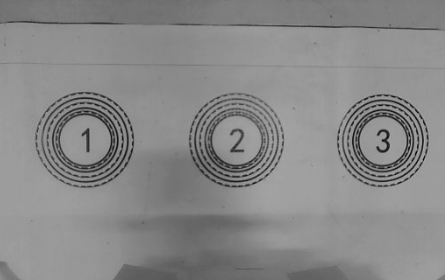
#> input picture vision/maixcam_ring/test_data/live_complete.png, 445 x 280 px
$ python middle_ring.py --image test_data/live_complete.png
#> lines starting #> are read from the running program, lines starting #| are printed output that depends on the picture; after the words box and inside, x2 and y2 are one past the last pixel; in counts of white or black regions, pixels touching at a corner belong together; long printed decimals are rounded
"""MaixCAM 俯视三组同心圆：识别/锁定中间组，串口发送视觉纠偏误差。

独立上传本文件即可运行，需要 MaixPy v4 的 cv2/numpy。
电脑照片验证：python middle_ring.py --image photo.jpg --output result.png
"""
import argparse
import itertools
import json
import math
from pathlib import Path
import time

import cv2
import numpy as np

CAM_WIDTH, CAM_HEIGHT, CAM_FPS = 480, 360, 30
RING_BUILD = '2026-10-15-occupied-resources-v18'
ADAPTIVE_BLOCK = 25
ADAPTIVE_C = 7
WEAK_MIDDLE_RECOVERY_ENABLED = True
OCCUPIED_RING_RECOVERY_ENABLED = True
MIN_ELLIPSE_AXIS = 10.0
MIN_ELLIPSE_ASPECT = 0.35
MAX_FIT_ERROR = 0.10
MIN_CONTOUR_FILL = 0.78
MIN_RING_LEVELS = 3
MIN_RADIUS_SPAN = 0.18
MIN_PARTIAL_ARC_DEG = 100.0
MAX_PARTIAL_FIT_ERROR = 0.04
MAX_PARTIAL_FIT_P95 = 0.08
PARTIAL_BORDER_MARGIN = 2
MAX_CONTOURS = 350
MOMENT_ELLIPSES_ENABLED = True  # 闭合轮廓面积矩，避免逐环通用椭圆求解；False 可对比旧路径。
ACQUIRE_FRAMES = 3
TRACK_MEMORY_S = 0.35
TRACK_MEMORY_MAX_S = 1.0  # 仅用于身份关联，绝不复用旧坐标输出。
PREVIEW_ENABLED = True
PREVIEW_FPS = 5
PREVIEW_JPEG_QUALITY = 75
PERF_LOG_INTERVAL_S = 2.0
ROI_TRACKING_ENABLED = True
GLOBAL_VERIFY_INTERVAL_S = 1.0
ROI_TEMPLATE_MIN_SCORE = 0.86
MOTION_PREDICTION_ENABLED = True
POSITION_SMOOTHING_ENABLED = True
PREDICTION_HORIZON_S = 0.15
SMOOTH_MAX_LAG_PX = 1.0  # 滤波偏离当前实测值最多1图像像素。
ALIGN_TOLERANCE_SCREEN_PX = 5.0
ALIGN_STABLE_FRAMES = 5
# 用户指定屏幕中心；可配置中心的偏置，但当前为零。
TARGET_OFFSET_SCREEN_PX = (0.0, 0.0)
UART_ENABLED = True
UART_PORT = "/dev/ttyS0"
UART_PIN_FUNCTIONS = {"A16": "UART0_TX", "A17": "UART0_RX"}
UART_BAUDRATE, UART_SEND_HZ = 115200, 20


# LIGHT_GPIO_BEGIN
LIGHT_PIN = "A19"
LIGHT_GPIO = "GPIOA19"
LIGHT_OFF_LEVEL = 0  # 按高电平使能灯板；低电平使能板需改为1。
LIGHT_PWM_ENABLED = False  # 由各入口配置 GPIO/PWM；亮度为灯板占空比。
LIGHT_PWM_ID, LIGHT_PWM_FREQ_HZ = 7, 20000
LIGHT_BRIGHTNESS_PERCENT = 50.0


# [14 lines left out: function _init_light, not called in this run]


def init_light_on(gpio, pinmap, err):
    return _init_light(gpio, pinmap, err, True)


def init_light_off(gpio, pinmap, err):
    return _init_light(gpio, pinmap, err, False)


class _PwmLight:
    def __init__(self,output,gpio,pinmap,err):
        self.output,self.gpio,self.pinmap,self.err=output,gpio,pinmap,err
        self.off_gpio=None

    # [65 lines left out: functions set_brightness, value, _init_pwm_light, light_off_on_exit, not called in this run]
# LIGHT_GPIO_END# UART_PROTOCOL8_BEGIN
import math
import struct


PROTOCOL8_HEAD = 0x6B
MAT_PX, RING_PX, PLATE_PX = 0x02, 0x03, 0x09
# UI/比赛编号：5黑、6浅蓝；工程线协议：5浅蓝、6黑。
PROTOCOL_COLOR_IDS = (0, 1, 2, 3, 4, 6, 5)
PROTOCOL8_PARTIAL_TIMEOUT_S = 0.050
PROTOCOL8_RECOVERY_S = 0.055


# [57 lines left out: functions crc8, fixed10, make_frame, encode_pixel_frame, not called in this run]


class Protocol8Sender:
    """有界短写缓存；失效优先；恢复时等待接收器半帧超时，不注入 CRLF。"""
    # [54 lines left out: functions __init__, image_sequence, _abandon, _flush, send_packet, not called in this run]
# UART_PROTOCOL8_END

def image_fit_geometry(fw, fh, sw, sh):
    scale = min(sw / fw, sh / fh)
    return (sw - fw * scale) / 2, (sh - fh * scale) / 2, scale


def screen_error(center, frame_size, screen_size):
    fw, fh = frame_size
    sw, sh = screen_size
    left, top, scale = image_fit_geometry(fw, fh, sw, sh)
    sx, sy = left + center[0] * scale, top + center[1] * scale
    return (sx - sw / 2 - TARGET_OFFSET_SCREEN_PX[0],
            sh / 2 - sy - TARGET_OFFSET_SCREEN_PX[1])


def moment_ellipse(moments):
    """闭合椭圆内部协方差的特征值为 a²/4、b²/4，标量解 2×2。

    使用面积矩而非边界采样密度；边界缺损/非椭圆仍须通过后续 fill/residual 检查。
    """
    area = moments["m00"]
    if area <= 0:
        return None
    xx, xy, yy = moments["mu20"] / area, moments["mu11"] / area, moments["mu02"] / area
    gap = math.hypot(xx - yy, 2 * xy)
    major, minor = (xx + yy + gap) / 2, (xx + yy - gap) / 2
    if minor <= 0 or not all(math.isfinite(v) for v in (major, minor)):
        return None
    center = moments["m10"] / area, moments["m01"] / area
    axes = 4 * math.sqrt(major), 4 * math.sqrt(minor)
    angle = math.degrees(0.5 * math.atan2(2 * xy, xx - yy))
    return center, axes, angle


def ellipse_candidate(contour, shape, bounds=None, area=None):
    h, w = shape
    if len(contour) < 12:
        return None
    x, y, bw, bh = bounds if bounds is not None else cv2.boundingRect(contour)
    if min(bw, bh) < MIN_ELLIPSE_AXIS or max(bw, bh) > min(h, w) * 0.85:
        return None
    if x <= 0 or y <= 0 or x + bw >= w or y + bh >= h:
        return None
    area = abs(cv2.contourArea(contour)) if area is None else area
    # 允许的椭圆轴比 >=0.35，即使旋转后 bbox 填充率也足够；先排除稀疏杂线。
    if area < 60 or area < bw * bh * 0.40:
        return None
    ellipse = moment_ellipse(cv2.moments(contour)) if MOMENT_ELLIPSES_ENABLED else cv2.fitEllipse(contour)
    if ellipse is None:
        return None
    (cx, cy), (ew, eh), angle = ellipse
    if min(ew, eh) < MIN_ELLIPSE_AXIS or min(ew, eh) / max(ew, eh) < MIN_ELLIPSE_ASPECT:
        return None
    fill = area / (math.pi * ew * eh / 4)
    if not MIN_CONTOUR_FILL <= fill <= 1.12:
        return None
    points = contour[::max(1, math.ceil(len(contour) / 64)), 0, :].astype(np.float32)
    theta = math.radians(angle)
    dx, dy = points[:, 0] - cx, points[:, 1] - cy
    ex = dx * math.cos(theta) + dy * math.sin(theta)
    ey = -dx * math.sin(theta) + dy * math.cos(theta)
    residual = np.abs(np.sqrt((ex / (ew / 2)) ** 2 + (ey / (eh / 2)) ** 2) - 1)
    error = float(np.mean(residual))
    if not math.isfinite(error) or error > MAX_FIT_ERROR:
        return None
    return {"center": (float(cx), float(cy)), "radius": (ew + eh) / 4,
            "ellipse": ellipse, "error": error, "partial": False, "arc_deg": 360.0}


# [118 lines left out: functions partial_normalization, arc_coverage_degrees, clipped_arc_candidates, not called in this run]


def group_concentric(ellipses):
    clusters = []
    for candidate in sorted(ellipses, key=lambda c: c["radius"], reverse=True):
        chosen = None
        for cluster in clusters:
            anchor = cluster[0]
            distance = math.dist(candidate["center"], anchor["center"])
            ratio = candidate["radius"] / anchor["radius"]
            tolerance = 0.10 if anchor.get("partial") or candidate.get("partial") else 0.07
            if distance <= max(2.0, anchor["radius"] * tolerance) and 0.42 <= ratio <= 1.05:
                chosen = cluster
                break
        if chosen is None:
            clusters.append([candidate])
        else:
            chosen.append(candidate)
    groups = []
    for cluster in clusters:
        largest = cluster[0]
        radii = sorted(c["radius"] for c in cluster)
        levels = []
        tolerance = max(0.7, largest["radius"] * 0.025)
        for radius in radii:
            if not levels or radius - levels[-1] > tolerance:
                levels.append(radius)
        span = (radii[-1] - radii[0]) / radii[-1]
        if len(levels) < MIN_RING_LEVELS or span < MIN_RADIUS_SPAN:
            continue
        partial = any(c.get("partial", False) for c in cluster)
        # 同一被裁切轮廓可能产生多段弧，不允许它伪装成三层同心环。
        sources = {c["source"] for c in cluster if "source" in c}
        if partial and len(sources) < MIN_RING_LEVELS:
            continue
        weights = [c["radius"] ** 2 * min(c.get("arc_deg", 360) / 360, 1) for c in cluster]
        total_weight = sum(weights)
        center = (sum(weight * c["center"][0] for weight, c in zip(weights, cluster)) / total_weight,
                  sum(weight * c["center"][1] for weight, c in zip(weights, cluster)) / total_weight)
        mean_error = sum(c["error"] for c in cluster) / len(cluster)
        score = min(1.0, 0.55 + 0.05 * len(levels) + 0.15 * (1 - mean_error / MAX_FIT_ERROR))
        score -= 0.06 * sum(c.get("partial", False) for c in cluster) / len(cluster)
        groups.append({"center": tuple(float(v) for v in center),
                       "radius": float(largest["radius"]), "levels": len(levels),
                       "ellipse": (tuple(center), largest["ellipse"][1], largest["ellipse"][2]),
                       "score": score, "partial": partial})
    return sorted(groups, key=lambda g: g["score"], reverse=True)[:8]


def choose_middle(groups):
    """用三组（可含残弧补全）的等距/共线关系确定中间组。"""
    choices = []
    for trio in itertools.combinations(groups, 3):
        pairs = [(math.dist(trio[i]["center"], trio[j]["center"]), i, j)
                 for i, j in ((0, 1), (0, 2), (1, 2))]
        distance, first, last = max(pairs)
        middle = 3 - first - last
        p, q, m = trio[first]["center"], trio[last]["center"], trio[middle]["center"]
        direction = q[0] - p[0], q[1] - p[1]
        if distance <= 1:
            continue
        t = ((m[0] - p[0]) * direction[0] + (m[1] - p[1]) * direction[1]) / (distance * distance)
        perpendicular = math.hypot(m[0] - p[0] - t * direction[0], m[1] - p[1] - t * direction[1])
        d1, d2 = math.dist(m, p), math.dist(m, q)
        radii = [g["radius"] for g in trio]
        if not 0.34 <= t <= 0.66 or perpendicular > distance * 0.055:
            continue
        if min(radii) / max(radii) < 0.60 or min(d1, d2) / max(d1, d2) < 0.60:
            continue
        mean_radius = sum(radii) / 3
        # 规则中心距 150 mm，外圈直径约 95 mm；容忍不同可见环层。
        if not 2.2 <= (d1 + d2) / (2 * mean_radius) <= 5.2:
            continue
        angle = math.degrees(math.atan2(-float(direction[1]), float(direction[0])))
        angle = (angle + 90) % 180 - 90
        score = sum(g["score"] for g in trio) / 3 - 0.5 * abs(t - 0.5) - perpendicular / distance
        choices.append({"ring": trio[middle], "triple": trio, "angle": angle, "score": score})
    choices.sort(key=lambda choice: choice["score"], reverse=True)
    if not choices:
        return None, "NEED_THREE"
    if len(choices) > 1:
        a, b = choices[:2]
        if a["score"] - b["score"] < 0.08 and math.dist(a["ring"]["center"], b["ring"]["center"]) > a["ring"]["radius"]:
            return None, "AMBIGUOUS"
    return choices[0], "THREE_FOUND"


# [35 lines left out: function ring_axis_measurement, not called in this run]


def detect_rings(gray, diagnostics=None, roi=None, reference=None, hints=None, occupied=None):
    if gray.ndim != 2 or gray.dtype != np.uint8:
        raise ValueError("Expected uint8 grayscale image")
    start = time.monotonic() if diagnostics is not None else 0.0
    # 规则线宽 1.5 mm，低分辨率下很细；默认不模糊，避免相邻环层粘连。
    h, w = gray.shape
    left, top, right, bottom = (0, 0, w, h) if roi is None else roi
    region = gray[top:bottom, left:right]
    local_binary = cv2.adaptiveThreshold(region, 255, cv2.ADAPTIVE_THRESH_MEAN_C,
                                         cv2.THRESH_BINARY_INV, ADAPTIVE_BLOCK, ADAPTIVE_C)
    if roi is None:
        binary = local_binary
    else:
        binary = np.zeros_like(gray)
        binary[top:bottom, left:right] = local_binary
    threshold_end = time.monotonic() if diagnostics is not None else 0.0
    raw_contours = cv2.findContours(local_binary, cv2.RETR_LIST, cv2.CHAIN_APPROX_NONE,
                                  offset=(left, top))[-2]
    # 有界候选量，避免脏背景中的成千上万个轮廓拖低帧率。
    # 这些小碎片原本也无法通过 len>=12，排序前过滤，避免大量无效 C++ 调用。
    def metadata(contour):
        if len(contour) < 12:
            return None
        bounds = cv2.boundingRect(contour)
        x, y, bw, bh = bounds
        if roi is not None:
            # ROI 裁切不是相机裁切：不要补全窗口人为切断的对象。
            if ((left > 0 and x <= left + 2) or (top > 0 and y <= top + 2) or
                (right < w and x + bw >= right - 2) or (bottom < h and y + bh >= bottom - 2)):
                return None
        return contour, bounds, abs(cv2.contourArea(contour))
    contours = sorted((m for c in raw_contours for m in [metadata(c)] if m is not None),
                      key=lambda m: m[2], reverse=True)[:MAX_CONTOURS]
    contour_end = time.monotonic() if diagnostics is not None else 0.0
    ellipses = []
    border_contours = []
    for source, (contour, bounds, area) in enumerate(contours):
        x, y, bw, bh = bounds
        margin = PARTIAL_BORDER_MARGIN
        if x <= margin or y <= margin or x + bw >= w - margin or y + bh >= h - margin:
            border_contours.append((source, contour, bounds))
        candidate = ellipse_candidate(contour, gray.shape, bounds, area)
        if candidate is not None:
            candidate["source"] = source
            ellipses.append(candidate)
    intact = group_concentric(ellipses)
    # 场地只有三组：三组完整几何证据已成立时，不再拟合边框/地面残弧。
    intact_middle, intact_status = choose_middle(intact) if len(intact) == 3 else (None, None)
    reference = intact[0] if intact else reference
    normalization = partial_normalization(reference) if border_contours and intact_middle is None else None
    full_end = time.monotonic() if diagnostics is not None else 0.0
    partial_count = 0
    # 只对触及边界的轮廓补全，不扩大为全图 Hough 搜索。
    for source, contour, bounds in (border_contours if intact_middle is None else []):
        for candidate in clipped_arc_candidates(contour, gray.shape, reference, normalization, bounds):
            candidate["source"] = source
            ellipses.append(candidate)
            partial_count += 1
    partial_end = time.monotonic() if diagnostics is not None else 0.0
    groups = group_concentric(ellipses) if partial_count else intact
    middle, status = (intact_middle, intact_status) if intact_middle is not None else choose_middle(groups)
    if WEAK_MIDDLE_RECOVERY_ENABLED and len(groups) == 2 and middle is None:
        recovered = recover_weak_middle(gray, groups)
        if recovered is not None:
            trial = groups + [recovered]
            selection, selection_status = choose_middle(trial)
            if selection is not None and selection['ring'] is recovered:
                groups, middle, status = trial, selection, selection_status
    if OCCUPIED_RING_RECOVERY_ENABLED and occupied is not False and middle is None and status != 'AMBIGUOUS':
        groups = recover_occupied_rings(gray, contours, groups, partial_normalization,
            group_concentric, fit_occupied_circle, clipped_arc_candidates, roi, hints)
        middle, status = choose_middle(groups)
    if diagnostics is not None:
        group_end = time.monotonic()
        diagnostics.clear()
        diagnostics.update(B=1000*(threshold_end-start), K=1000*(contour_end-threshold_end),
                           E=1000*(full_end-contour_end), P=1000*(partial_end-full_end),
                           G=1000*(group_end-partial_end), raw=len(raw_contours),
                           kept=len(contours), arcs=partial_count, weak=sum(g.get('weak_recovered',False) for g in groups),
                           occupied=sum(g.get('occluded',False) for g in groups),
                           mode="FULL" if roi is None else "ROI")
    return groups, middle, binary, status


# [430 lines left out: functions recover_weak_middle, fit_sample_circle, occupied_sample_group, fit_occupied_circle, recover_occupied_rings, occupied_median and 2 more, not called in this run]
# END OCCUPIED_RING


class MiddleTracker:
    def __init__(self):
        self.reset()

    # [123 lines left out: functions reset, clear_motion, predicted_center, fresh_position, matches, update, not called in this run]


class RingDetector:
    """全三环以本帧排列确认；单环局部跟踪仍须核对印字身份。"""
    aperture_mask = None
    # [220 lines left out: functions __init__, fast_occupied_scene, process_scene, center_patch, template_score, process and 1 more, not called in this run]


class AlignmentState:
    def __init__(self):
        self.count = 0

    # [6 lines left out: function update, not called in this run]


class LoopProfiler:
    """分段计时；V 只统计实际绘制/显示的帧，不用跳过的零值稀释图传耗时。"""
    def __init__(self):
        self.last = dict(fps=0.0, C=0.0, D=0.0, U=0.0, V=0.0, O=0.0, previews=0)
        self.reset_window()

    def reset_window(self):
        self.frames, self.previews, self.total = 0, 0, 0.0
        self.sums = dict(C=0.0, D=0.0, U=0.0, V=0.0, O=0.0)

    # [42 lines left out: functions record, snapshot, correction_velocity, encode_rloc, not called in this run]


class RlocSender(Protocol8Sender):
    def __init__(self, serial, screen_scale=1.0):
        super().__init__(serial, UART_SEND_HZ, screen_scale)

    def send(self, error, observation, aligned, now, force=False):
        packet = encode_rloc(error, 0, False, False, 0, self.image_sequence(), self.screen_scale)
        return self.send_packet(packet, bool(packet[2] & 0x80), now, force)

def annotate(gray, groups, observation=None, binary=None, status="", error=None, aligned=False, rgb=False):
    canvas = cv2.cvtColor(binary if binary is not None else gray, cv2.COLOR_GRAY2RGB if rgb else cv2.COLOR_GRAY2BGR)
    def color(bgr):
        return bgr[::-1] if rgb else bgr
    h, w = gray.shape
    cv2.line(canvas, (w // 2, 0), (w // 2, h - 1), (90, 90, 90), 1)
    cv2.line(canvas, (0, h // 2), (w - 1, h // 2), (90, 90, 90), 1)
    for i, group in enumerate(groups):
        cv2.ellipse(canvas, group["ellipse"], color((200, 100, 255) if group.get("partial") else (0, 190, 255)), 1)
        x, y = (round(v) for v in group["center"])
        cv2.putText(canvas, "G%d %sL%d" % (i, "O " if group.get('occluded') else "W " if group.get('weak_recovered') else "P " if group.get("partial") else "", group["levels"]), (x + 3, y - 3),
                    cv2.FONT_HERSHEY_SIMPLEX, 0.30, color((0, 190, 255)), 1)
    if observation is not None:
        group = observation["ring"]
        x, y = (round(v) for v in group["center"])
        cv2.ellipse(canvas, group["ellipse"], (0, 255, 0), 2)
        cv2.drawMarker(canvas, (x, y), color((0, 0, 255)), cv2.MARKER_CROSS, 12, 1)
        cv2.putText(canvas, "MIDDLE", (x + 7, y + 12), cv2.FONT_HERSHEY_SIMPLEX,
                    0.35, (0, 255, 0), 1)
    cv2.rectangle(canvas, (0, 0), (w - 1, 35), (0, 0, 0), -1)
    cv2.putText(canvas, status, (4, 12), cv2.FONT_HERSHEY_SIMPLEX, 0.33, (255, 255, 255), 1)
    text = "X: -- Y: --" if error is None else "X:%+.1f Y:%+.1f %s" % (*error, "ALIGNED" if aligned else "ALIGN")
    cv2.putText(canvas, text, (4, 28), cv2.FONT_HERSHEY_SIMPLEX, 0.34, (255, 255, 255), 1)
    return canvas


# [137 lines left out: function run_maixcam, not called in this run]


def check_photo(path, output):
#> called with path = 'test_data/live_complete.png', output = 'ring_detection.png'
    cv2.setNumThreads(1)
    # imdecode 支持 Windows 中文路径。
    original = cv2.imdecode(np.fromfile(str(path), dtype=np.uint8), cv2.IMREAD_GRAYSCALE)
#> original is the input picture: shape (280, 445); min 0, max 174, mean 136.4
    if original is None:
        raise ValueError("Cannot read photo")
    h, w = original.shape
    scale = min(CAM_WIDTH / w, CAM_HEIGHT / h)
    resized = cv2.resize(original, (round(w * scale), round(h * scale)), interpolation=cv2.INTER_AREA)
    canvas = np.full((CAM_HEIGHT, CAM_WIDTH), 255, np.uint8)
    left, top = (CAM_WIDTH - resized.shape[1]) // 2, (CAM_HEIGHT - resized.shape[0]) // 2
    canvas[top:top + resized.shape[0], left:left + resized.shape[1]] = resized
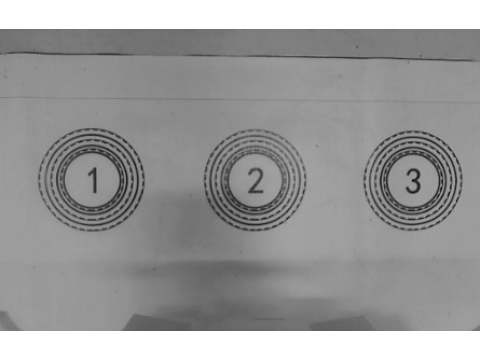
#> canvas: shape (360, 480); min 6, max 255, mean 155.4
    start = time.perf_counter()
    groups, triple, binary, status = detect_rings(canvas)
#> in detect_rings, `local_binary = cv2.adaptiveThreshold(region, 255, cv2.ADAPTIVE_THRESH_..`:
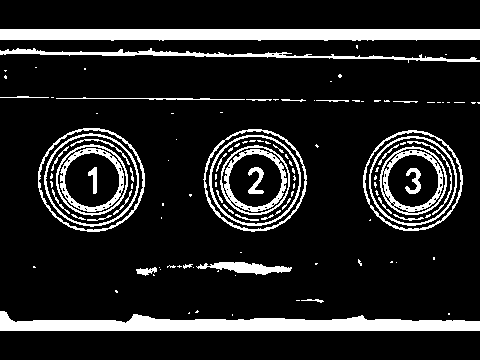
#> local_binary: shape (360, 480); 14% white; 120 white regions (77 under 20 px)
#> in detect_rings, `raw_contours = cv2.findContours(local_binary, cv2.RETR_LIST, cv2.CHAIN..`: raw_contours = 208 contours, 162 with area under 20; largest, box (x1, y1, x2, y2) and area: (38, 128, 145, 232) 8574, (203, 129, 307, 232) 8170, (38, 129, 144, 231) 8072, (363, 130, 463, 231) 7728, (204, 130, 306, 230) 7682
#> in detect_rings, `contours = sorted((m for c in raw_contours for m in [metadata(c)] if m..`: contours = 74 items
#> the loop in detect_rings, `for source, (contour, bounds, area) in enumerate(contours):` made 74 passes
#> bounds on passes 28 to 35: (405, 168, 16, 26), (88, 167, 9, 27), (407, 141, 45, 74), (136, 267, 21, 9), (400, 148, 32, 8), (70, 139, 60, 26), (383, 153, 15, 19), (381, 170, 5, 25)
#> the loop in group_concentric, `for candidate in sorted(ellipses, key=lambda c: c["radius"], reverse=T..` made 18 passes
#> the loop in group_concentric, `for cluster in clusters:` made 3 passes
#> the loop in choose_middle, `for trio in itertools.combinations(groups, 3):` made 1 pass
    elapsed = (time.perf_counter() - start) * 1000
    observation = None if triple is None else {"ring": triple["ring"], "angle": triple["angle"],
                                              "angle_valid": True, "score": triple["score"]}
    error = screen_error(observation["ring"]["center"], (CAM_WIDTH, CAM_HEIGHT),
                         (CAM_WIDTH, CAM_HEIGHT)) if observation else None
    preview = annotate(canvas, groups, observation, None, status, error)
#> in annotate, `cv2.line(canvas, (0, h // 2), (w - 1, h // 2), (90, 90, 90), 1)`:
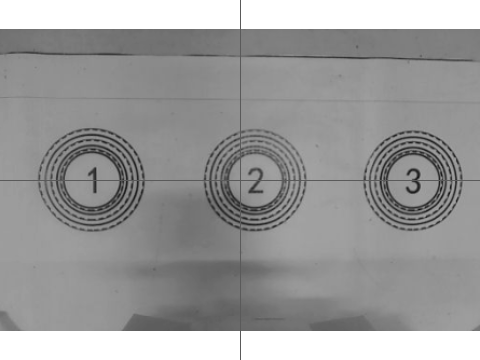
#> canvas: shape (360, 480, 3); min 17, max 255, mean 155.2
#> the loop in annotate, `for i, group in enumerate(groups):` made 3 passes
#> after the loop in annotate, `for i, group in enumerate(groups):`:
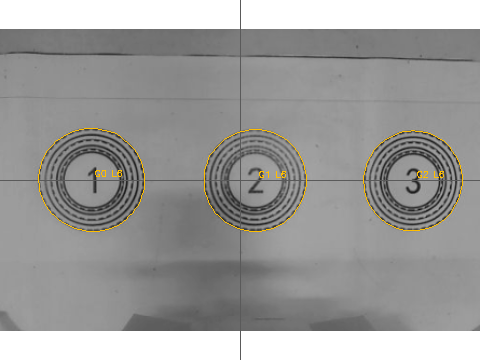
#> canvas: shape (360, 480, 3); 0.61% of pixels changed, all inside (x1, y1, x2, y2) = (38, 128, 463, 232)
#> in annotate, `cv2.ellipse(canvas, group["ellipse"], (0, 255, 0), 2)`:
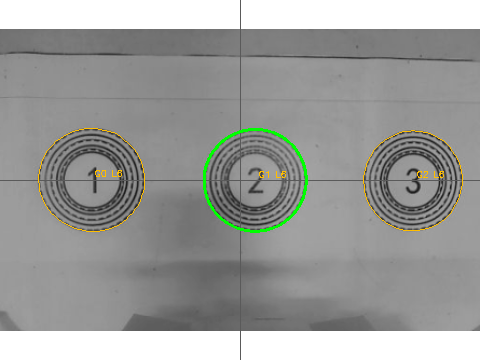
#> canvas: shape (360, 480, 3); 0.55% of pixels changed, all inside (x1, y1, x2, y2) = (203, 128, 308, 233)
#> in annotate, `cv2.putText(canvas, text, (4, 28), cv2.FONT_HERSHEY_SIMPLEX, 0.34, (25..`:
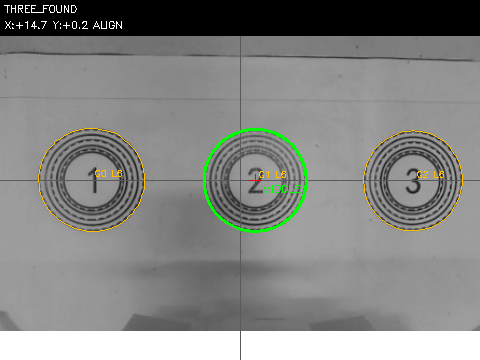
#> canvas: shape (360, 480, 3); mean B, G, R 131.8, 134.2, 132.9
    output = Path(output)
    output.parent.mkdir(parents=True, exist_ok=True)
    ok, encoded = cv2.imencode(".png", preview)
    if not ok:
        raise RuntimeError("Preview encoding failed")
    encoded.tofile(str(output))
    report = {"status": status, "processing_size": [CAM_WIDTH, CAM_HEIGHT],
              "desktop_opencv": cv2.__version__,
              "desktop_ms": elapsed, "groups": groups,
              "middle_original_px": None if observation is None else [
                  (observation["ring"]["center"][0] - left) / scale,
                  (observation["ring"]["center"][1] - top) / scale]}
    with output.with_suffix(".json").open("w", encoding="utf-8") as stream:
        json.dump(report, stream, ensure_ascii=False, indent=2)
    print(json.dumps({k: v for k, v in report.items() if k != "groups"}, ensure_ascii=False))
#| {"status": "THREE_FOUND", "processing_size": [480, 360], "desktop_opencv": "4.13.0", "desktop_ms": 97.087, "middle_original_px": [236.086, 139.827]}


if __name__ == "__main__":
    parser = argparse.ArgumentParser()
    parser.add_argument("--image")
    parser.add_argument("--output", default="ring_detection.png")
    args = parser.parse_args()
    if args.image:
        check_photo(args.image, args.output)
    else:
        run_maixcam()
